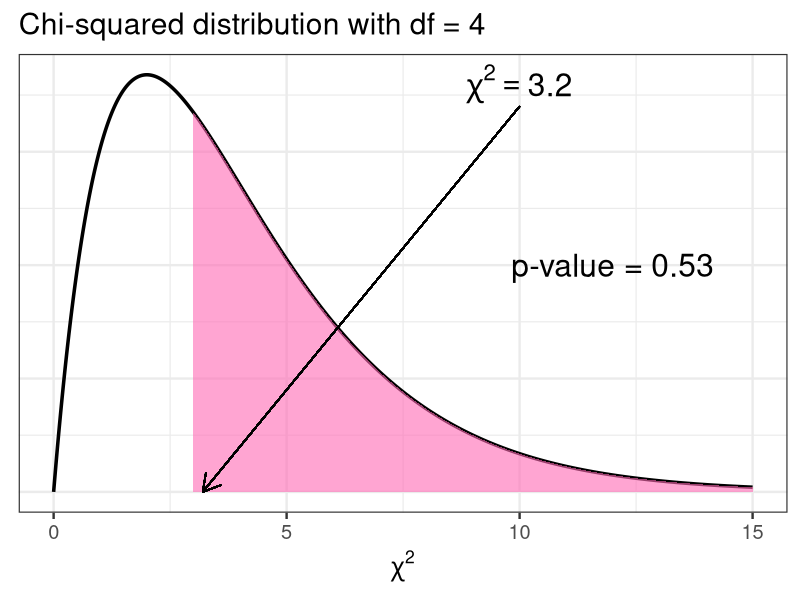

Write R code to recreate this figure.
library(dplyr)
library(xtable)
library(gridExtra)
library(ggpubr)
library(data.table)
library(ggplot2)
theme_set(theme_bw(base_size = 18))

gh <- function(bins = 8) {
  geom_histogram(color = "black", fill = "gray80", bins = bins)
}

## p-values
createShadeRegion <- function(x, df, ub = 15) {
  x1 <- c(x, seq(x, ub, by = 0.01), ub)
  n <- length(x1) - 1
  y1 <- c(0, dchisq(x1, df)[2:n], 0)
  df1 <- data.frame(x = x1, y = y1)
}

pv <- createShadeRegion(3, 4)

x <- seq(0, 15, by = 0.01)
x4 <- dchisq(x, 4)
df <- data.frame(x, y = x4)

1 - pchisq(3.2, df = 4)


ggplot(df, aes(x, y)) + geom_line(linewidth = 1.2) +
  geom_polygon(data = pv, fill = "hotpink", alpha = 0.6) + 
  geom_segment(aes(x = 10, y = 0.17, xend = 3.2, yend = 0), 
               arrow = arrow(length = unit(0.5, "cm"))) + 
  annotate("text", x = 10, y = 0.18, 
           label = expression(chi^2 == 3.2), parse = TRUE, size = 8) +
  annotate("text", x = 12, y = 0.1, label = "p-value = 0.53", size = 8) + 
  ggtitle("Chi-squared distribution with df = 4")  + 
  theme(axis.text.y = element_blank(), axis.ticks.y = element_blank(), 
        axis.title.y = element_blank()) + 
  xlab(expression(chi^2))

# simulated tables
tab <- rmultinom(10, 25, rep(1/5, 5)) %>% t()
colnames(tab) <- LETTERS[1:5]
rownames(tab) <- paste0("Sample ", 1:10)

xtable(tab, digits=0)

chi <- sapply(split(tab, row(tab)), function(x) chisq.test(x)[["statistic"]])

xtable(cbind(tab, chi), digits=0)



### Example in Class
obs <- c(780, 117, 114, 384, 58)
percent <- c(.54,.18,.12,.15,.01)
exp <- 1453*percent
exp
((obs - exp)^2 / exp) %>% sum()

# P-value
pchisq(357.3625, df=4, lower.tail = F)

